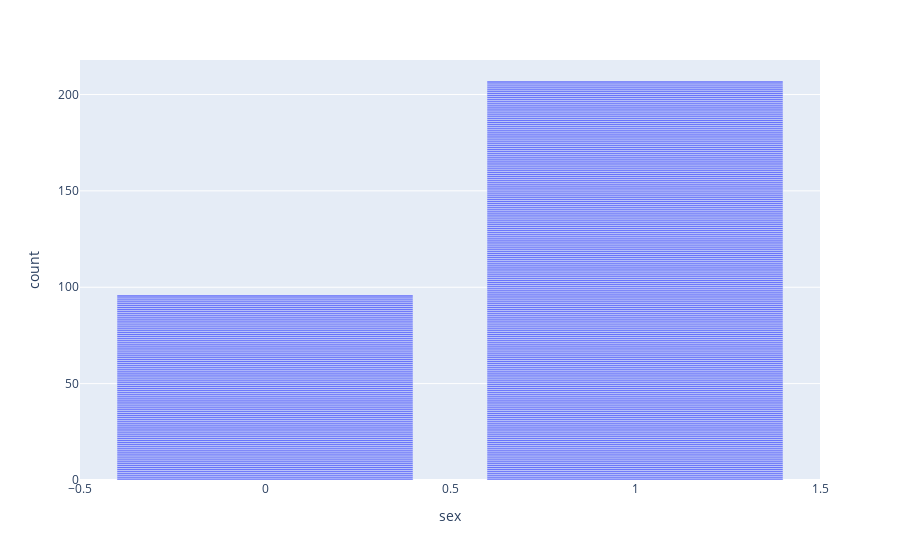
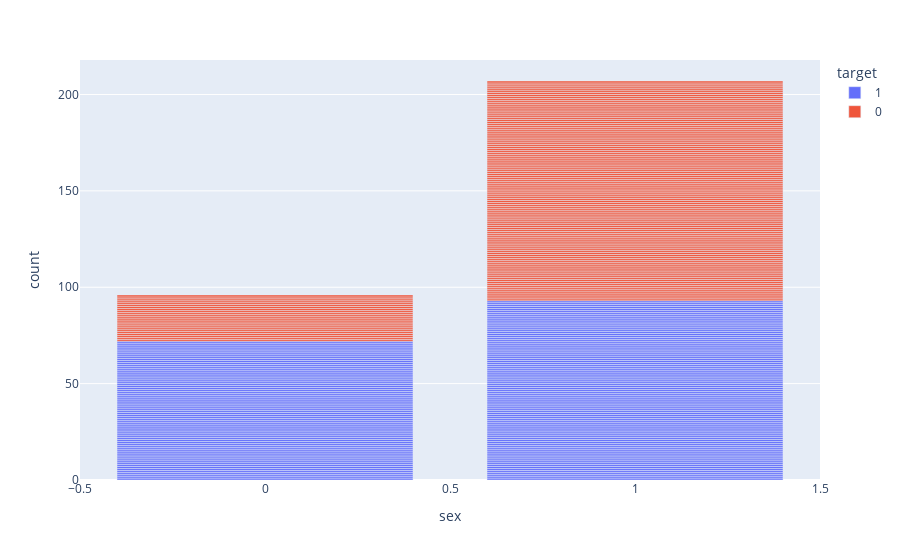

Notebook code for these charts, in order:
### Markdown cell above
### - - - - - "sex"

### Code cell
feature = "sex"

# barplot the feature
barplot_categorical_feature(df, feature)

# barplot the feature vs the target
barplot_categorical_feature_vs_target(df, feature)

# update feature dictionary
feature_lst.append({"feature": feature,
                    "veracity": "G",
                    "description": "Sex of the patient",
                    "data_type": "binary",
                    "scaling": None,
                    "nulls": len(df[df[feature].isnull()]),
                    "outliers_zscore": zscore_outliers_continuous_feature(df, feature, 3.0),
                    "outliers_iqr": iqr_outliers_continuous_feature(df, feature),
                    "imputation": None,
                    "target_correlation_pearson": np.round( df[feature].corr(df["target"], method="pearson"), 3),
                    "comments": ""})

### Figure 1 — Plotly figure (JSON) as saved in the notebook; plotly's stock layout.template omitted (floating-point values rounded to 4 significant figures; data arrays with more than 128 entries replaced by an {"elided": "..."} marker saying what was removed)
{"data": [{"alignmentgroup": "True", "hovertemplate": "sex=%{x}<br>count=%{y}<extra></extra>", "legendgroup": "", "marker": {"color": "#636efa"}, "name": "", "offsetgroup": "", "orientation": "v", "showlegend": false, "textposition": "auto", "type": "bar", "x": {"elided": "303 str values"}, "xaxis": "x", "y": {"elided": "303 int values"}, "yaxis": "y"}], "layout": {"barmode": "relative", "legend": {"tracegroupgap": 0}, "margin": {"t": 60}, "xaxis": {"anchor": "y", "domain": [0, 1], "title": {"text": "sex"}}, "yaxis": {"anchor": "x", "domain": [0, 1], "title": {"text": "count"}}}}

### Figure 2 — Plotly figure (JSON) as saved in the notebook; plotly's stock layout.template omitted (floating-point values rounded to 4 significant figures; data arrays with more than 128 entries replaced by an {"elided": "..."} marker saying what was removed)
{"data": [{"alignmentgroup": "True", "hovertemplate": "target=1<br>sex=%{x}<br>count=%{y}<extra></extra>", "legendgroup": "1", "marker": {"color": "#636efa"}, "name": "1", "offsetgroup": "1", "orientation": "v", "showlegend": true, "textposition": "auto", "type": "bar", "x": {"elided": "165 str values"}, "xaxis": "x", "y": {"elided": "165 int values"}, "yaxis": "y"}, {"alignmentgroup": "True", "hovertemplate": "target=0<br>sex=%{x}<br>count=%{y}<extra></extra>", "legendgroup": "0", "marker": {"color": "#EF553B"}, "name": "0", "offsetgroup": "0", "orientation": "v", "showlegend": true, "textposition": "auto", "type": "bar", "x": {"elided": "138 str values"}, "xaxis": "x", "y": {"elided": "138 int values"}, "yaxis": "y"}], "layout": {"barmode": "relative", "legend": {"title": {"text": "target"}, "tracegroupgap": 0}, "margin": {"t": 60}, "xaxis": {"anchor": "y", "domain": [0, 1], "title": {"text": "sex"}}, "yaxis": {"anchor": "x", "domain": [0, 1], "title": {"text": "count"}}}}
